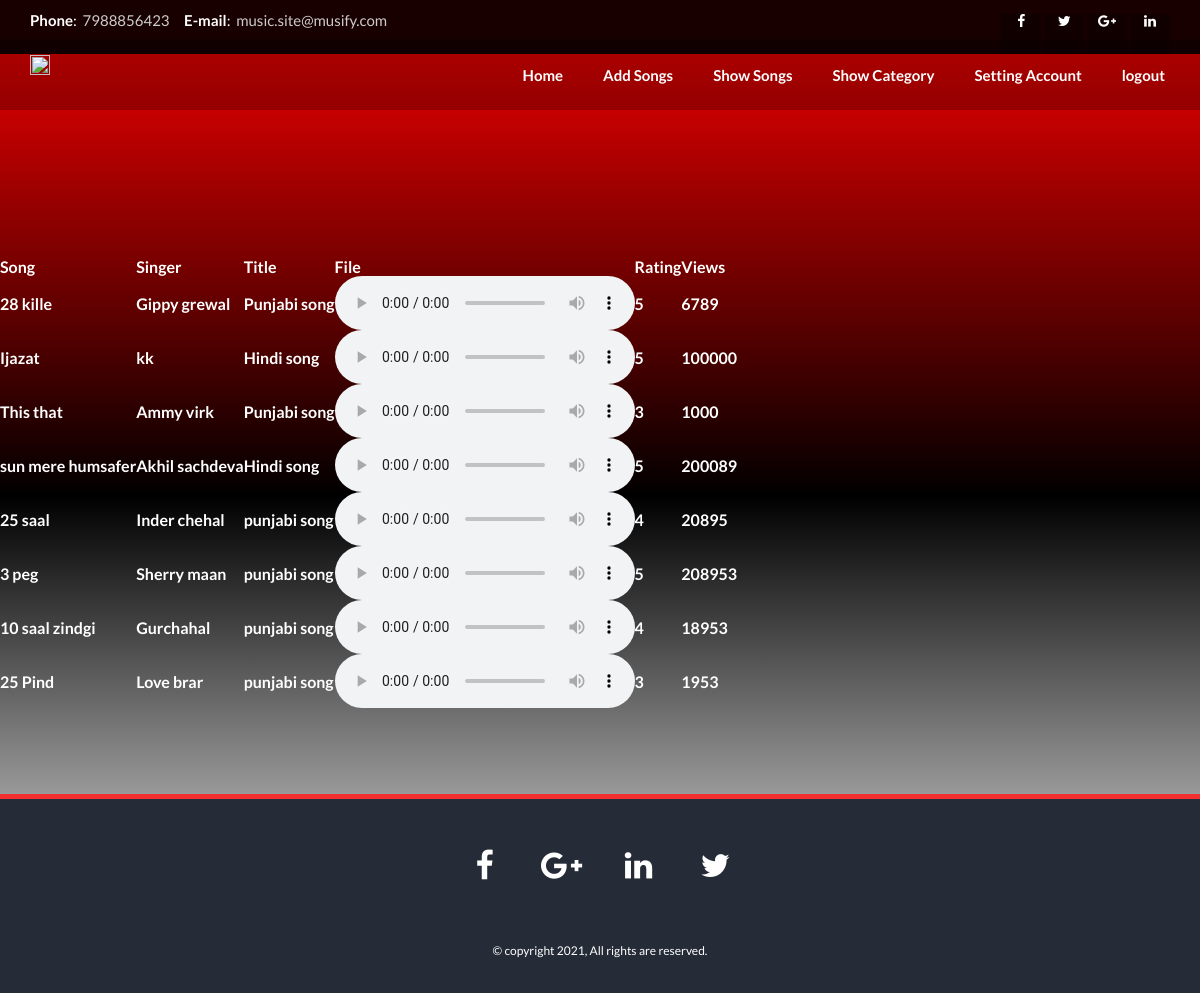
The app's page /ushowsongs/ with its own data.
### musicsite/models.py (models this page shows, shortened)
class Mymedia(models.Model):
    song=models.CharField(max_length=100)
    singer=models.CharField(max_length=100)
    title=models.CharField(max_length=100)
    file=models.ImageField(upload_to = 'Songs/')
    rating=models.CharField(max_length=100)
    views=models.CharField(max_length=100)

### musicsite/views.py (the view)
# urls.py: path('ushowsongs/', include('musicsite.urls')),
def ushowsongs (request):
    data = Mymedia.objects.all()
    return render(request,'template/ushowsongs.html',{"alldata":data})

### musicsite/template/ushowsongs.html (shortened to what this page needs)
{% load static %}
{% include 'template/userheader.html' %}<br/><br/><br/><br/><br/><br/><br/><br/><br/><br/>
<body>
<table>
	<tr>
		<th>Song</th>
		<th>Singer</th>
		<th>Title</th>
		<th>File</th><br>
		<th>Rating</th>
		<th>Views</th></br>
	</tr>
	{% for x in alldata  %}
		<tr>
			<th>{{x.song}}</th>
			<th>{{x.singer}}</th>
			<th>{{x.title}}</th>
			<th><audio controls>
					<source src="{{ x.file.url }}" type="audio/mp3"/>
				</audio>
				</th>
			<th>{{x.rating}}</th>
			<th>{{x.views}}</th>
		</tr>
	{% endfor %}
</table><br/><br/><br/>
</body>
<br/>
{% include 'template/userfooter.html' %}

### musicsite/static/css/style.css (style rules this page uses)
body { color: #252c37; font-family: 'Lato', sans-serif; font-weight: 400; -webkit-font-smoothing: antialiased; }

### musicsite/template/ushowsongs.html (style rules this page uses)
body { background: linear-gradient(red,black,white); color: white; font-size: 15px; }

### records on screen
Mymedia: song "28 kille", singer "Gippy grewal", title "Punjabi song", rating "5", views "6789"
Mymedia: song "Ijazat", singer "kk", title "Hindi song", rating "5", views "100000"
Mymedia: song "This that", singer "Ammy virk", title "Punjabi song", rating "3", views "1000"
Mymedia: song "sun mere humsafer", singer "Akhil sachdeva", title "Hindi song", rating "5", views "200089"
Mymedia: song "25 saal", singer "Inder chehal", title "punjabi song", rating "4", views "20895"
Mymedia: song "3 peg", singer "Sherry maan", title "punjabi song", rating "5", views "208953"
Mymedia: song "10 saal zindgi", singer "Gurchahal", title "punjabi song", rating "4", views "18953"
Mymedia: song "25 Pind", singer "Love brar", title "punjabi song", rating "3", views "1953"
